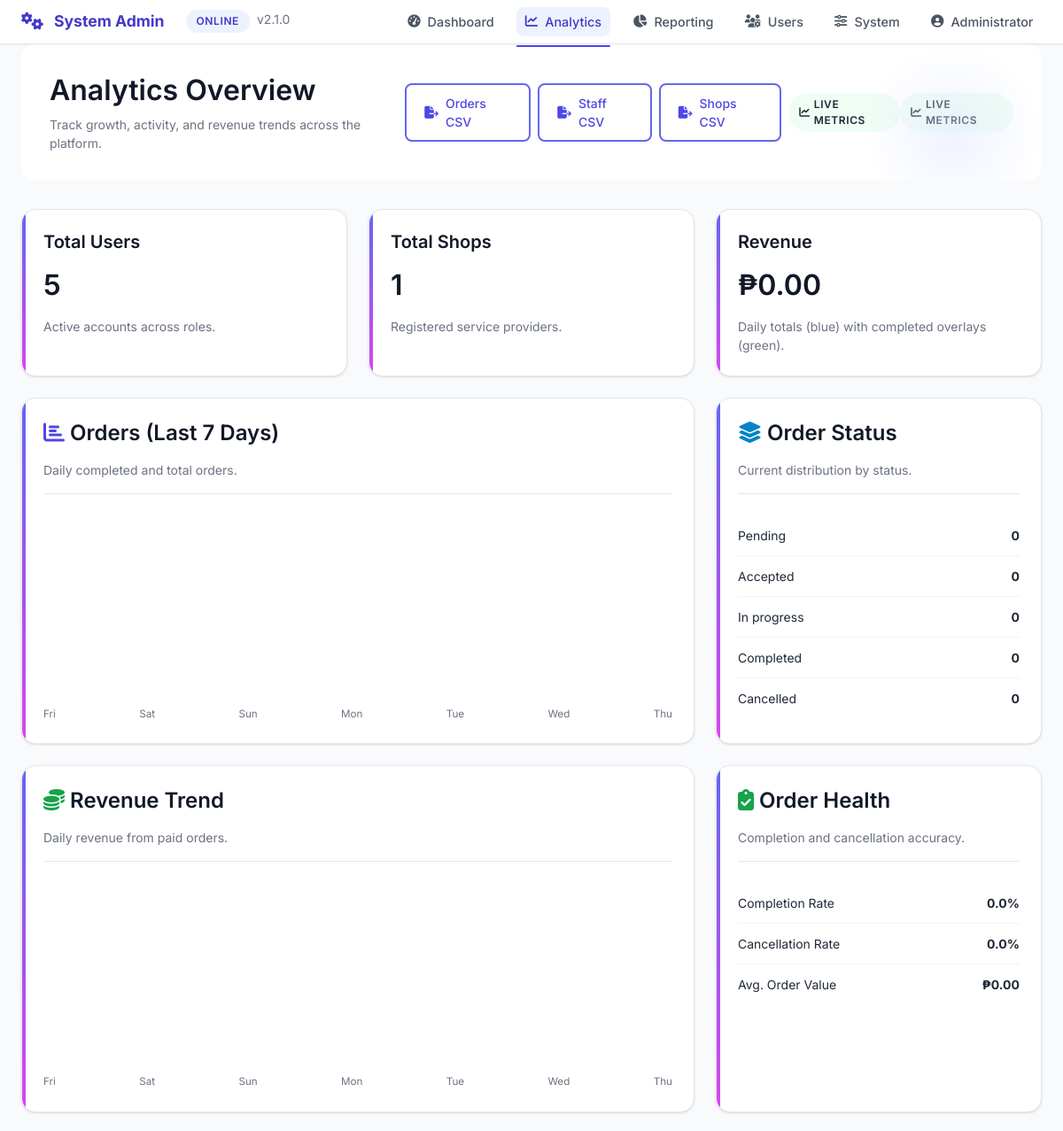
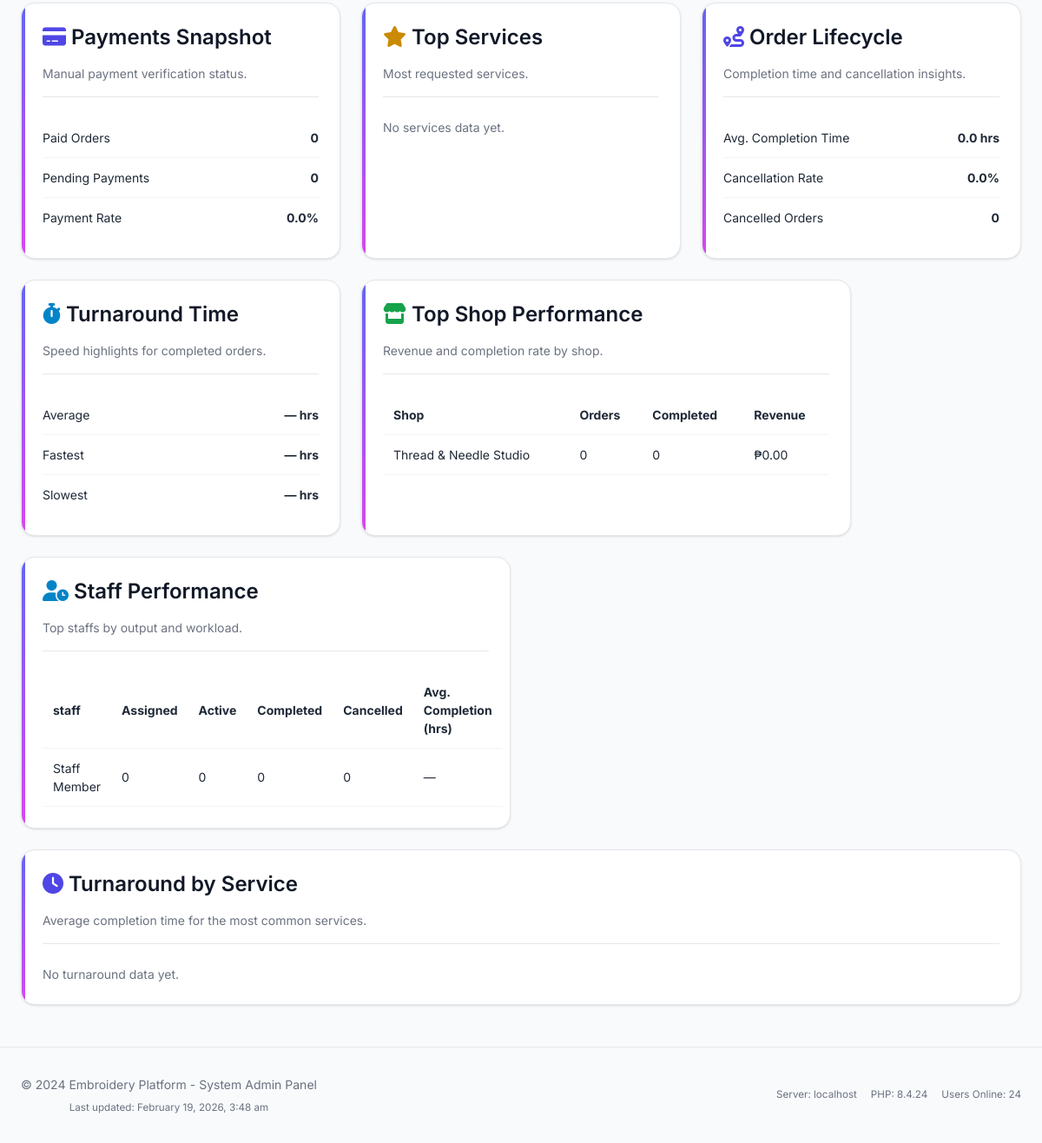
Screenshot of /sys_admin/analytics.php (signed in) with the database file from the repository (2 pictures, top to bottom).
### tables this page shows
CREATE TABLE `shops` (
  `id` int(11) NOT NULL,
  `owner_id` int(11) NOT NULL,
  `shop_name` varchar(200) NOT NULL,
  `shop_description` text DEFAULT NULL,
  `address` text DEFAULT NULL,
  `phone` varchar(20) DEFAULT NULL,
  `email` varchar(100) DEFAULT NULL,
  `business_permit` varchar(100) DEFAULT NULL,
  `permit_file` varchar(255) DEFAULT NULL,
  `logo` varchar(255) DEFAULT NULL,
  `opening_time` time DEFAULT NULL,
  `closing_time` time DEFAULT NULL,
  `operating_days` longtext DEFAULT NULL CHECK (json_valid(`operating_days`)),
  `service_settings` longtext DEFAULT NULL CHECK (json_valid(`service_settings`)),
  `pricing_settings` longtext DEFAULT NULL CHECK (json_valid(`pricing_settings`)),
  `status` enum('pending','active','suspended','rejected') DEFAULT 'pending',
  `rejection_reason` text DEFAULT NULL,
  `rejected_at` timestamp NULL DEFAULT NULL,
  `rating` decimal(3,2) DEFAULT 0.00,
  `rating_count` int(11) DEFAULT 0,
  `total_orders` int(11) DEFAULT 0,
  `total_earnings` decimal(12,2) DEFAULT 0.00,
  `created_at` timestamp NOT NULL DEFAULT current_timestamp(),
  `updated_at` timestamp NOT NULL DEFAULT current_timestamp() ON UPDATE current_timestamp()
);

CREATE TABLE `users` (
  `id` int(11) NOT NULL,
  `fullname` varchar(100) DEFAULT NULL,
  `email` varchar(100) DEFAULT NULL,
  `password` varchar(255) DEFAULT NULL,
  `role` enum('sys_admin','staff','owner','hr','client') DEFAULT 'client',
  `status` enum('pending','active','inactive','rejected') DEFAULT 'active',
  `created_at` timestamp NOT NULL DEFAULT current_timestamp(),
  `email_verified` tinyint(1) DEFAULT 0,
  `phone` varchar(20) DEFAULT NULL,
  `phone_verified` tinyint(1) DEFAULT 0,
  `last_login` datetime DEFAULT NULL
);

### sys_admin/analytics.php (the view, shortened to what the rows shown need)
<?php
require_once '../config/db.php';
$overview = $pdo->query("
    SELECT
        (SELECT COUNT(*) FROM users) as total_users,
        (SELECT COUNT(*) FROM shops) as total_shops,
        (SELECT COUNT(*) FROM orders) as total_orders,
        (SELECT COUNT(*) FROM orders WHERE status = 'completed' AND completed_at IS NOT NULL) as completed_orders,
        (SELECT COUNT(*) FROM orders WHERE status = 'pending') as pending_orders,
        (SELECT COUNT(*) FROM orders WHERE status IN ('accepted', 'in_progress')) as active_orders,
        (SELECT COUNT(*) FROM orders WHERE status = 'cancelled') as cancelled_orders,
        (SELECT COUNT(*) FROM orders WHERE payment_status = 'paid') as paid_orders,
        (SELECT COUNT(*) FROM orders WHERE payment_status = 'pending') as pending_payments,
        (SELECT COALESCE(SUM(price), 0) FROM orders WHERE payment_status = 'paid') as total_revenue,
        (SELECT COALESCE(AVG(price), 0) FROM orders WHERE status = 'completed' AND price IS NOT NULL) as avg_order_value
")->fetch();
$shopPerformance = $pdo->query("
    SELECT
        s.id,
        s.shop_name,
        COUNT(o.id) as total_orders,
        SUM(CASE WHEN o.status = 'completed' THEN 1 ELSE 0 END) as completed_orders,
        SUM(CASE WHEN o.status = 'cancelled' THEN 1 ELSE 0 END) as cancelled_orders,
        COALESCE(SUM(CASE WHEN o.status = 'completed' THEN o.price ELSE 0 END), 0) as revenue,
        AVG(CASE WHEN o.status = 'completed' AND o.completed_at IS NOT NULL THEN TIMESTAMPDIFF(HOUR, o.created_at, o.completed_at) END) as avg_completion_hours
    FROM shops s
    LEFT JOIN orders o ON s.id = o.shop_id
    GROUP BY s.id, s.shop_name
    ORDER BY revenue DESC, completed_orders DESC
    LIMIT 5
")->fetchAll();
$staffProductivity = $pdo->query("
    SELECT
        u.id,
        u.fullname,
        COUNT(o.id) as total_assigned,
        SUM(CASE WHEN o.status = 'completed' THEN 1 ELSE 0 END) as completed_orders,
        SUM(CASE WHEN o.status IN ('accepted', 'in_progress') THEN 1 ELSE 0 END) as active_orders,
        SUM(CASE WHEN o.status = 'cancelled' THEN 1 ELSE 0 END) as cancelled_orders,
        AVG(CASE WHEN o.status = 'completed' AND o.completed_at IS NOT NULL THEN TIMESTAMPDIFF(HOUR, o.created_at, o.completed_at) END) as avg_completion_hours
    FROM users u
    LEFT JOIN orders o ON o.assigned_to = u.id
    WHERE u.role = 'staff'
    GROUP BY u.id, u.fullname
    ORDER BY completed_orders DESC, active_orders DESC
    LIMIT 5
")->fetchAll();
?>
<!DOCTYPE html>
<html lang="en">
<head>
    <link rel="stylesheet" href="../assets/css/style.css">
    <link rel="stylesheet" href="https://cdnjs.cloudflare.com/ajax/libs/font-awesome/6.4.0/css/all.min.css">
</head>
<body>
    <div class="container">
        <div class="dashboard-header fade-in">
            <div class="d-flex justify-between align-center">
                <div>
                    <h2>Analytics Overview</h2>
                </div>
            </div>
        </div>
        <div class="analytics-grid">
            <div class="card analytics-card">
                <h2><?php echo number_format($overview['total_users'] ?? 0); ?></h2>
            </div>
            <div class="card analytics-card">
                <h2><?php echo number_format($overview['total_shops'] ?? 0); ?></h2>
            </div>
            <div class="card analytics-card">
                <h2>₱<?php echo number_format($overview['total_revenue'] ?? 0, 2); ?></h2>
            </div>
            <div class="card half-card">
                <?php if (empty($shopPerformance)): ?>
                    <p class="text-muted">No shop performance data yet.</p>
                <?php else: ?>
                    <table class="analytics-table">
                        <thead>
                            <tr>
                                <th>Shop</th>
                                <th>Orders</th>
                                <th>Completed</th>
                                <th>Revenue</th>
                            </tr>
                        </thead>
                        <tbody>
                            <?php foreach ($shopPerformance as $shop): ?>
                                <tr>
                                    <td><?php echo htmlspecialchars($shop['shop_name']); ?></td>
                                    <td><?php echo number_format($shop['total_orders']); ?></td>
                                    <td><?php echo number_format($shop['completed_orders']); ?></td>
                                    <td>₱<?php echo number_format($shop['revenue'], 2); ?></td>
                                </tr>
                            <?php endforeach; ?>
                        </tbody>
                    </table>
                <?php endif; ?>
            </div>
            <div class="card half-card">
                <?php if (empty($staffProductivity)): ?>
                    <p class="text-muted">No staff productivity data yet.</p>
                <?php else: ?>
                    <table class="analytics-table">
                        <thead>
                            <tr>
                                <th>staff</th>
                                <th>Assigned</th>
                                <th>Active</th>
                                <th>Completed</th>
                                <th>Cancelled</th>
                                <th>Avg. Completion (hrs)</th>
                            </tr>
                        </thead>
                        <tbody>
                            <?php foreach ($staffProductivity as $staff): ?>
                                <tr>
                                    <td><?php echo htmlspecialchars($staff['fullname']); ?></td>
                                    <td><?php echo number_format($staff['total_assigned']); ?></td>
                                    <td><?php echo number_format($staff['active_orders']); ?></td>
                                    <td><?php echo number_format($staff['completed_orders']); ?></td>
                                    <td><?php echo number_format($staff['cancelled_orders']); ?></td>
                                    <td><?php echo $staff['avg_completion_hours'] !== null ? number_format($staff['avg_completion_hours'], 1) : '—'; ?></td>
                                </tr>
                            <?php endforeach; ?>
                        </tbody>
                    </table>
                <?php endif; ?>
            </div>
        </div>
    </div>
</body>
</html>

### rows the page displays
shops: shop_name "Thread & Needle Studio", total_orders "0", completed_orders "0", revenue "0.00"
users: fullname "Staff Member", total_assigned "0", active_orders "0", completed_orders "0", cancelled_orders "0"

### other values shown
$item['label'] "Dashboard"
$item['label'] "Analytics"
$item['label'] "Reporting"
$userName "Administrator"
$overview['total_users'] "5"
$overview['total_shops'] "1"
$overview['total_revenue'] "0.00"
date('D', strtotime($day)) "Fri"
date('D', strtotime($day)) "Sat"
date('D', strtotime($day)) "Sun"
date('D', strtotime($day)) "Mon"
date('D', strtotime($day)) "Tue"
date('D', strtotime($day)) "Wed"
date('D', strtotime($day)) "Thu"
str_replace('_', ' ', $status) "Pending"
